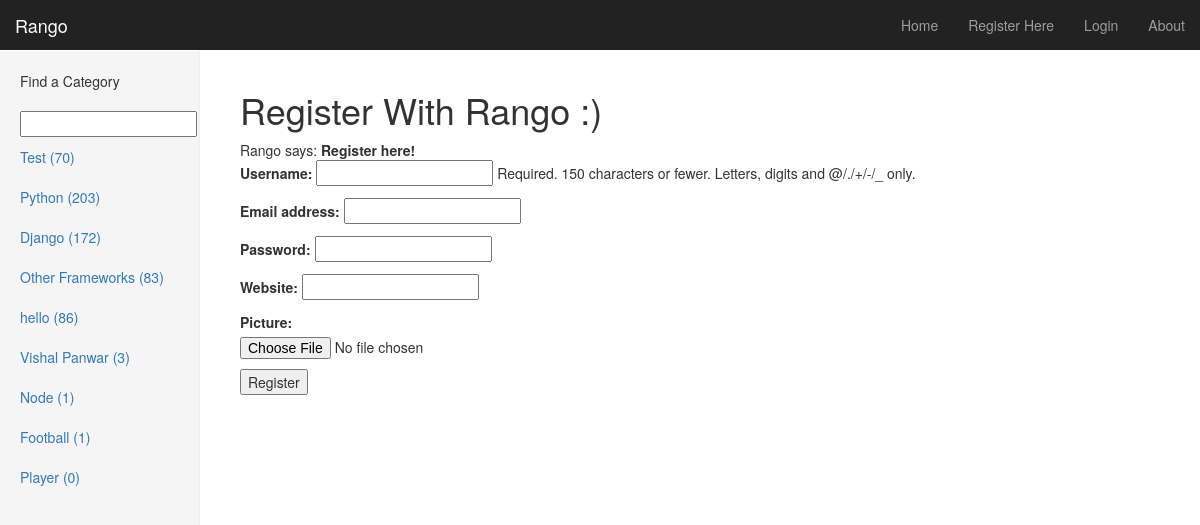
The page /rango/register/ on the database its author committed.
### rango/models.py (models this page shows, shortened)
class Category(models.Model):
    name = models.CharField(max_length = 120, unique = True)
    views = models.IntegerField(default = 0)
    likes = models.IntegerField(default = 0)
    slug = models.SlugField()

### rango/views.py (the view)
# urls.py: url(r'^rango/register/$', views.register,name = 'rango_register'),
def register(request):
    registered = False
    if request.method == 'POST':
        user_form = UserForm(request.POST)
        profile_form = UserProfileForm(request.POST)
        if user_form.is_valid() and profile_form.is_valid():
            user = user_form.save()
            user.set_password(user.password)
            user.save()
            profile = profile_form.save(commit = False)
            profile.user = user
            if 'picture' in request.FILES:
                profile.picture = request.FILES['picture']
            profile.save()
            registered  = True
            print('registered!!')
        else:
            print(user_form.errors, profile_form.errors)
    else:
        user_form = UserForm()
        profile_form = UserProfileForm()
    return render(request, 'rango/register.html',{'user_form' : user_form, 'profile_form' : profile_form,
                                                  'registered' : registered})

### rango/forms.py
class UserForm(forms.ModelForm):
    password = forms.CharField(widget = forms.PasswordInput())
    class Meta:
        model = User
        fields = ('username','email','password',)

class UserProfileForm(forms.ModelForm):
    class Meta:
        model = UserProfile
        fields = ('website','picture',)

### rango/templatetags/rango_extras.py (called while the page is built)
@register.inclusion_tag('rango/cat.html')
def gen_category_list(cat = None):
    return {'cats' : Category.objects.all(), 'act_cat' : cat}

### tango/static/templates/rango/register.html (shortened to what this page needs)
{% extends 'base.html' %}
{% block body_block %}
    <h1>Register With Rango :)</h1>
    {% if registered %}
        Rango Says: <strong>thank you for  registering!</strong>
        <a href = "/rango/">Return to the homepage.</a><br />
    {% else %}
        Rango says: <strong>Register here!</strong><br />
        <form id = "user_form" method = 'post' action = '/rango/register/' enctype = 'multipart/form-data'>
            {{ user_form.as_p }}
            {{ profile_form.as_p }}
            <input type = 'submit' name = 'submit' value = 'Register' />
        </form>
    {% endif %}
{% endblock %}

### tango/static/templates/rango/cat.html
{% if cats %}
    <ul class = "nav nav-sidebar">
        {% for c in cats %}
            {% if c == act_cat %}
                <li class = "active">
            {% else %}
                 <li>
            {% endif %}
                <a href = "/rango/category/{{c.slug}}">{{c.name}} ({{c.views}})</a></li>
        {% endfor %}
    </ul>
{% else %}
    <li>There are no category present.</li>
{% endif %}

### tango/static/css/dashboard.css (style rules this page uses)
body { padding-top: 50px; }
.nav-sidebar { margin-right: -21px; margin-bottom: 20px; margin-left: -20px; }
.nav-sidebar > li > a { padding-right: 20px; padding-left: 20px; }

### rows shown on the page
Category: name "Test", views "70"
Category: name "Python", views "203"
Category: name "Django", views "172"
Category: name "Other Frameworks", views "83"
Category: name "hello", views "86"
Category: name "Vishal Panwar", views "3"
Category: name "Node", views "1"
Category: name "Football", views "1"
Category: name "Player", views "0"
